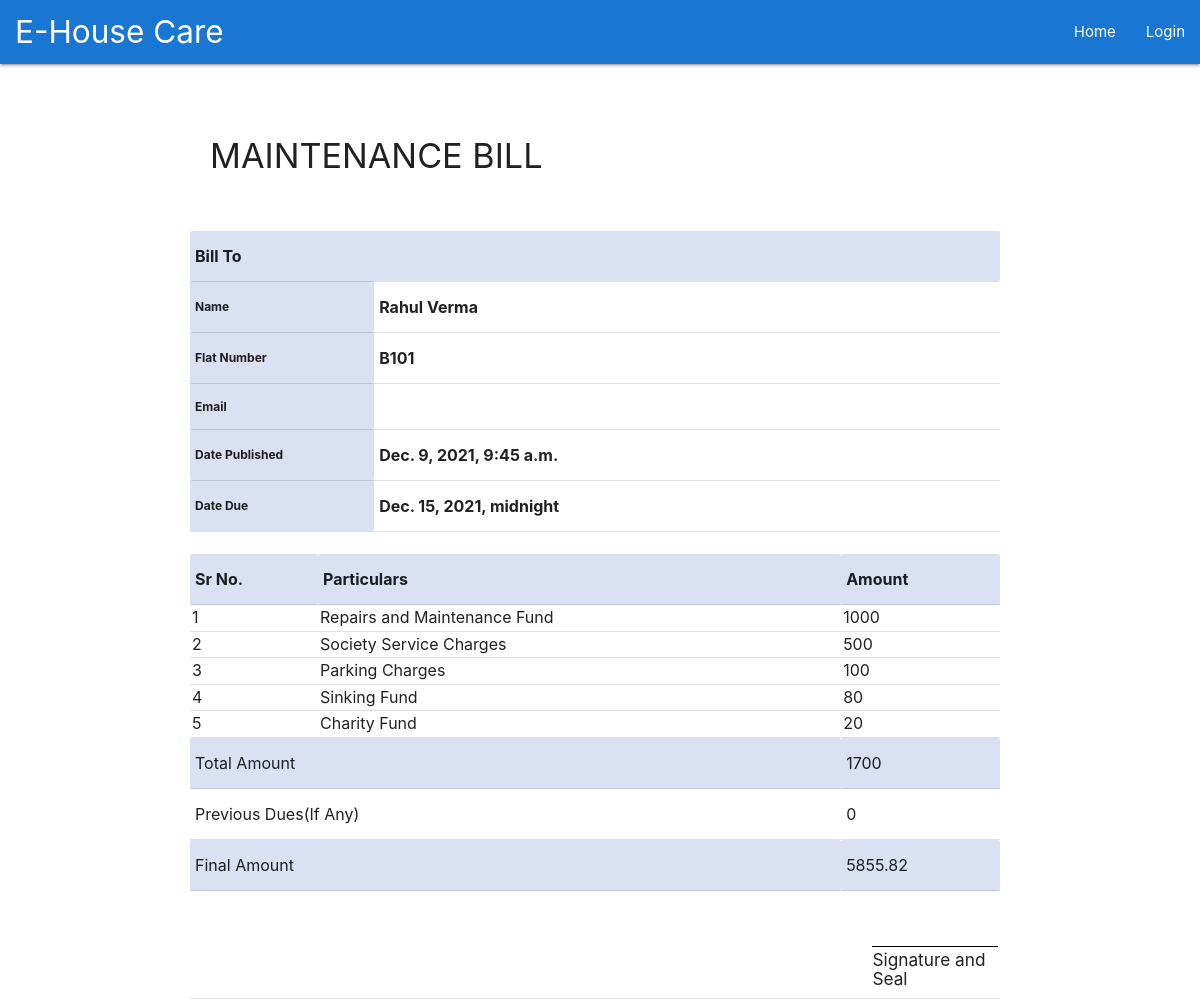
The app's page /viewbill with its own data.
### main/models.py (models this page shows)
class Bills(models.Model):
    user = models.OneToOneField(User, null=True, on_delete=models.CASCADE)
    name= models.CharField(max_length=100, null=True)
    flat_no = models.CharField(max_length=100, null=True)
    repairs_maintenance_charges = models.IntegerField()
    society_service_charges = models.IntegerField()
    sinking_fund_charges = models.IntegerField(default=80)
    parking_charges = models.IntegerField(default=100)
    charity_charges = models.IntegerField(default=20)
    publish_date = models.DateTimeField(default=datetime.now, blank=True)
    due_date = models.DateTimeField()
    flat_no_and_date = models.CharField(max_length=100)
    def __str__(self):
        return str(self.flat_no_and_date)

### main/views.py (the view)
# urls.py: path('viewbill', views.viewbill, name='viewbill'),
def viewbill(request):
    obj = Bills.objects.all()[0]
    print(obj)
    repairs_maintenance_charges = obj.repairs_maintenance_charges
    society_service_charges = obj.society_service_charges
    sinking_fund_charges = obj.sinking_fund_charges
    charity_charges = obj.charity_charges
    parking_charges = obj.parking_charges
    summation = repairs_maintenance_charges+society_service_charges+parking_charges+charity_charges+sinking_fund_charges
    context={'searchbill':Bills.objects.all(), 'summation':summation, 'profile':Profile.objects.all()}
    return render(request, 'main/viewbill.html', context )

### main/templates/main/viewbill.html (shortened to what this page needs)
{% extends "main/header.html" %} {% block content %}
<head>
</head>
<body class="A4 portrait">
<section class="sheet" id="content-print">
    <div class="box-body" id="box_data" style="display: flex;padding: 5px 10px 0 10px;margin-bottom: -21px;">
        <div style="width: 100%;padding-right: 10px;" class="col-md-12">
            <div class="row">
                <div class="col-lg-4" style="width: 70%;padding-left: 20px;">
                    <h4>MAINTENANCE BILL</h4>
                </div>
            </div>
            <br>
            {% for user in searchbill %}
            <table width="100%" border="1">
                <tr style="background: rgba(217,225,242,1.0)">
                    <th class="text-center" colspan="2" style="width: 25%;">Bill To</th>
                </tr>
                <tr>
                    <th style="width: 5%;font-size: 12px;background: rgba(217,225,242,1.0)">Name</th>
                    <th>{{user.name}}</th>
                </tr>
                <tr>
                    <th style="width: 5%;font-size: 12px;background: rgba(217,225,242,1.0)">Flat Number</th>
                    <th>{{user.flat_no}}</th>
                </tr>
                <tr>
                    <th style="width: 5%;font-size: 12px;background: rgba(217,225,242,1.0)">Email</th>
                    <th></th>
                </tr>
                <tr>
                    <th style="width: 5%;font-size: 12px;background: rgba(217,225,242,1.0)">Date Published</th>
                    <th>{{user.publish_date}}</th>
                </tr>
                <tr>
                    <th style="width: 5%;font-size: 12px;background: rgba(217,225,242,1.0)">Date Due</th>
                    <th>{{user.due_date}}</th>
                </tr>
            </table>
            <br>
            <table width="100%" border="1px">
                <tr style="background: rgba(217,225,242,1.0);">
                    <th class="text-center">
                        Sr No.
                    </th>
                    <th class="text-center" colspan="3">
                        Particulars
                    </th>
                    <th class="text-center">
                        Amount
                    </th>
                </tr>
                <tbody>
                <tr><td>1</td><td colspan="3">Repairs and Maintenance Fund</td><td>{{user.repairs_maintenance_charges}}</td></tr>
                <tr><td>2</td><td colspan="3">Society Service Charges</td><td>{{user.society_service_charges}}</td></tr>
                <tr><td>3</td><td colspan="3">Parking Charges</td><td>{{user.parking_charges}}</td></tr>
                <tr><td>4</td><td colspan="3">Sinking Fund</td><td>{{user.sinking_fund_charges}}</td></tr>
                <tr><td>5</td><td colspan="3">Charity Fund</td><td>{{user.charity_charges}}</td></tr>
                </tbody>
                {% endfor %}
                <tfoot>
                <tr style="background: rgba(217,225,242,1.0);">
                    <td colspan="4">Total Amount</td>
                    <td colspan="1">{{summation}}</td>
                </tr>
                <tr>
                  <td colspan="4">Previous Dues(If Any)</td>
                  <td colspan="1">0</td>
                </tr>
                <tr style="background: rgba(217,225,242,1.0);">
                    <td colspan="4">Final Amount</td>
                    <td>5855.82</td>
                </tr>
                </tfoot>
            </table>
            <br>
            <table width="94%" border="0" cellspacing="0" cellpadding="0">
                <tr>
                    <td width="19%" rowspan="3" valign="top"><strong class="asd"> &nbsp;<br></strong></td>
                    <td width="65%" align="center" valign="top">
                    <td width="16%" valign="top"><h6 style="margin-bottom: 0;">
                        <span style="text-decoration: dashed; padding-left: 100%;color: #000; border-bottom: 1px solid black;"></span>
                    </h6>
                        <h6 class="text-center"
                        style="margin-top: 5px;">Signature and Seal</h6></td>
                </tr>
            </table>
        </div>
    </div>
</section>
</body>
{% endblock %}

### main/templates/main/viewbill.html (style rules this page uses)
.row::after { content: ""; clear: both; display: table; }
table tbody tr td { padding: 2px !important; line-height: 1.35 !important; }

### records on screen
Bills: name "Rahul Verma", flat_no "B101", publish_date "Dec. 9, 2021, 9:45 a.m.", due_date "Dec. 15, 2021, midnight", repairs_maintenance_charges "1000", society_service_charges "500", parking_charges "100", sinking_fund_charges "80", charity_charges "20"

### other values on screen
{{ summation }} "1700"
